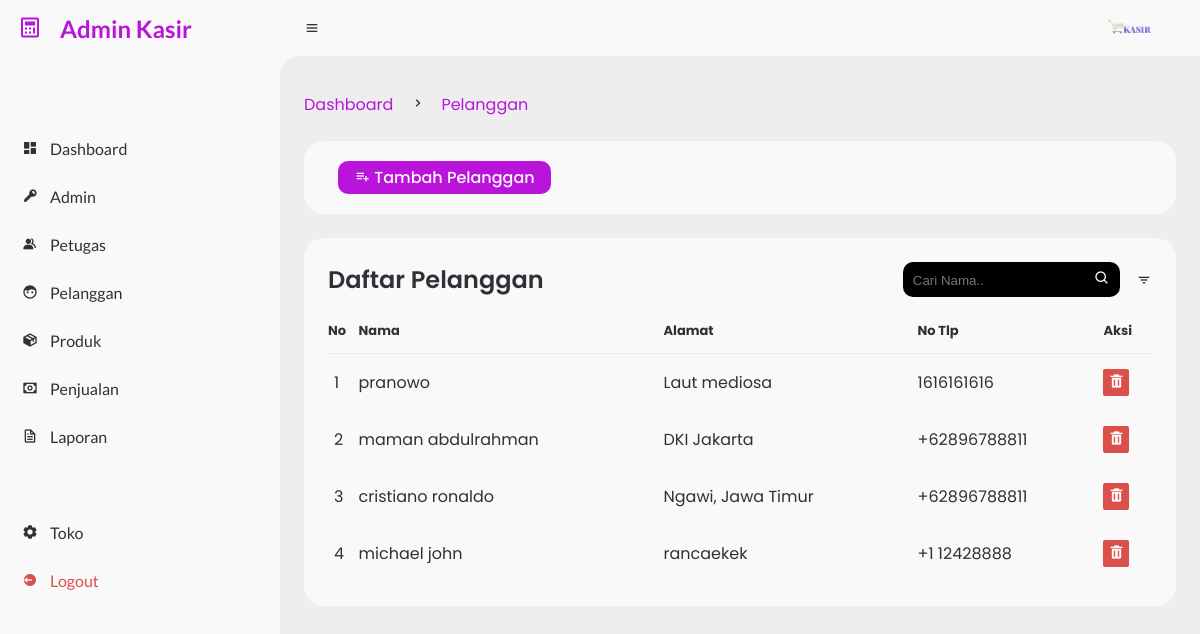
Screenshot of /admin/?page=pelanggan/pelanggan (signed in) with the database file from the repository.
### tables this page shows
CREATE TABLE `pelanggan` (
  `pelangganID` int NOT NULL,
  `nama_pelanggan` varchar(200) NOT NULL,
  `alamat` text NOT NULL,
  `nomor_telepon` varchar(15) NOT NULL
);

### admin/pelanggan/pelanggan.php (the view, shortened to what this page needs)
<?php
function pelanggan($query)
{
    global $koneksi;
    $result = mysqli_query($koneksi, $query);
    $rows = [];
    while ($row = mysqli_fetch_assoc($result)) {
        $rows[] = $row;
    }
    return $rows;
}
$hasil = pelanggan("SELECT * FROM pelanggan WHERE pelangganID != 3;");
?>
<main>
    <div class="head-title">
        <div class="left">
            <ul class="breadcrumb">
                <li>
                    <a href="?page=dashboard" class="active">Dashboard</a>
                </li>
                <li><i class='bx bx-chevron-right'></i></li>
                <li>
                    <a class="active" href="#">Pelanggan</a>
                </li>
            </ul>
        </div>
    </div>
    <div class="table-data">
        <div class="order">
            <a href="../../form/regis_member.php" target="_blank" class="btn-tambah">
                <i class='bx bx-list-plus'></i>
                <span class="text">Tambah Pelanggan</span>
            </a>
        </div>
    </div>
    <div class="table-data">
        <div class="order">
            <div class="head">
                <h3>Daftar Pelanggan
                </h3>
                <span class="btn-cari">
                    <input type="text" id="myInput" class="cari" onkeyup="myFunction()" placeholder="Cari Nama.." title="Type in a name">
                    <i class="bx bx-search"></i>
                </span>
                <i class='bx bx-filter'></i>
            </div>
            <table id="myTable">
                <thead class="header">
                    <tr>
                        <th>No</th>
                        <th>Nama</th>
                        <th>Alamat</th>
                        <th>No Tlp</th>
                        <th>Aksi</th>
                    </tr>
                </thead>
                <tbody>
                    <?php $count = 1; ?>
                    <?php foreach ($hasil as $pelanggan_data) : ?>
                        <tr>
                            <td><?php echo $count ?></td>
                            <td><?php echo $pelanggan_data['nama_pelanggan']; ?></td>
                            <td><?php echo $pelanggan_data['alamat']; ?></td>
                            <td><?php echo $pelanggan_data['nomor_telepon']; ?></td>
                            <td>
                                <a href="?page=produk/hapus&pelangganID=<?php echo $pelanggan_data['pelangganID'] ?>" class="hapus" onclick="return confirm('Yakin Di Hapus')"><i class='bx bxs-trash'></i></a>
                            </td>
                        </tr>
                        <?php $count++; ?>
                    <?php endforeach; ?>
                </tbody>
            </table>
        </div>
    </div>
</main>

### css/style.css (style rules this page uses)
* { margin: 0; padding: 0; box-sizing: border-box; }
a { text-decoration: none; }
li { list-style: none; }
:root { --poppins: 'Poppins', sans-serif; --lato: 'Lato', sans-serif; --light: #F9F9F9; --blue: #ba14db; --light-blue: #CFE8FF; --grey: #eee; --dark-grey: #AAAAAA; --dark: #342E37; --red: #DB504A; --yellow: #FFCE26; --light-yellow: #FFF2C6; --orange: #FD7238; --light-orange: #FFE0D3; --green: #08ca42; --dark-green: #074e1c; }
html { overflow-x: hidden; }
body { background: var(--grey); overflow-x: hidden; }
#content main .hapus { background-color: var(--red); color: var(--light); padding: 2px 5px; border-radius: 2px; }
#content main { width: 100%; padding: 36px 24px; font-family: var(--poppins); max-height: calc(100vh - 56px); overflow-y: auto; }
#content main .head-title { display: flex; align-items: center; justify-content: space-between; grid-gap: 16px; flex-wrap: wrap; }
#content main .head-title .left .breadcrumb { display: flex; align-items: center; grid-gap: 16px; }
#content main .head-title .left .breadcrumb li { color: var(--dark); }
#content main .head-title .left .breadcrumb li a { color: var(--dark-grey); pointer-events: none; }
#content main .head-title .left .breadcrumb li a.active { color: var(--blue); pointer-events: unset; }
#content main .table-data { display: flex; flex-wrap: wrap; grid-gap: 24px; margin-top: 24px; width: 100%; color: var(--dark); }
#content main .table-data>div { border-radius: 20px; background: var(--light); padding: 24px; overflow-x: auto; }
#content main .table-data .head { display: flex; align-items: center; grid-gap: 16px; margin-bottom: 24px; }
#content main .table-data .head h3 { margin-right: auto; font-size: 24px; font-weight: 600; }
#content main .table-data .head .bx { cursor: pointer; }
#content main .table-data .order { flex-grow: 1; flex-basis: 500px; }
#content main .table-data .order table { width: 100%; border-collapse: collapse; }
#content main .table-data .order table th { padding-bottom: 12px; font-size: 13px; text-align: left; border-bottom: 1px solid var(--grey); }
#content main .table-data .order table td { padding: 16px 0; }
#content main .table-data .order table tr td:first-child { display: flex; align-items: center; grid-gap: 12px; padding-left: 6px; }
#content main .btn-cari .cari { background: black; color: white; border: none; }
#content main .btn-cari { padding: 5px 10px; border-radius: 10px; background: black; color: var(--light); justify-content: center; align-items: center; grid-gap: 100px; font-weight: 500; margin-left: 10px; }
#content main .btn-tambah { height: 40px; padding: 5px 16px; border-radius: 10px; background: var(--blue); color: var(--light); justify-content: center; align-items: center; grid-gap: 100px; font-weight: 500; margin-left: 10px; }

### rows the page displays
pelanggan: nama_pelanggan "pranowo", alamat "Laut mediosa", nomor_telepon "1616161616"
pelanggan: nama_pelanggan "maman abdulrahman", alamat "DKI Jakarta", nomor_telepon "+62896788811"
pelanggan: nama_pelanggan "cristiano ronaldo", alamat "Ngawi, Jawa Timur", nomor_telepon "+62896788811"
pelanggan: nama_pelanggan "michael john", alamat "rancaekek", nomor_telepon "+1 12428888"
